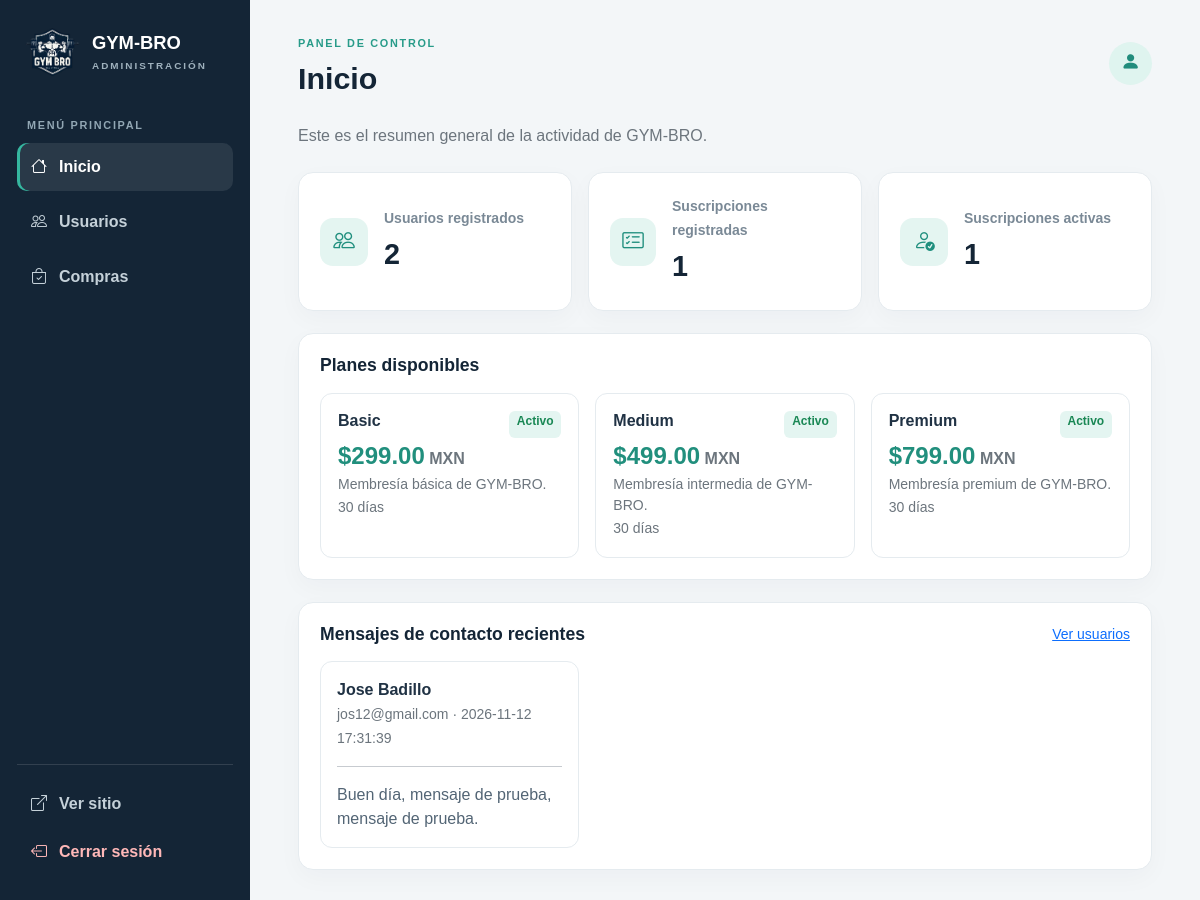
Page /admin/admin.php (signed in) on the committed database.
### tables this page shows
CREATE TABLE `planes` (
  `id` int(10) UNSIGNED NOT NULL,
  `name_plan` varchar(32) NOT NULL,
  `nombre_plan` varchar(100) NOT NULL,
  `descripcion` text DEFAULT NULL,
  `precio` decimal(10,2) NOT NULL DEFAULT 0.00,
  `duracion_dias` int(10) UNSIGNED NOT NULL DEFAULT 30,
  `activo` tinyint(1) NOT NULL DEFAULT 1
);

CREATE TABLE `contacto` (
  `id` int(10) UNSIGNED NOT NULL,
  `usuario_id` int(10) UNSIGNED NOT NULL,
  `mensaje` varchar(1000) NOT NULL,
  `fecha_envio` datetime NOT NULL DEFAULT current_timestamp()
);

CREATE TABLE `usuarios` (
  `id` int(10) UNSIGNED NOT NULL,
  `name` varchar(50) NOT NULL,
  `Lname` varchar(50) NOT NULL,
  `email` varchar(254) NOT NULL,
  `password` varchar(255) NOT NULL,
  `rol` tinyint(1) NOT NULL DEFAULT 0,
  `singdate` timestamp NOT NULL DEFAULT current_timestamp(),
  `activo` tinyint(1) NOT NULL DEFAULT 1
);

### admin/admin.php (the view)
<?php
require_once __DIR__.'/_auth.php'; require_once __DIR__.'/_header.php';
function countTable($conn,$table){$allowed=['usuarios','suscripciones','contacto','planes'];if(!in_array($table,$allowed,true))return 0;return (int)$conn->query("SELECT COUNT(*) total FROM `$table`")->fetch_assoc()['total'];}
$activos=(int)$conn->query("SELECT COUNT(*) total FROM suscripciones WHERE estado=1 AND fecha_fin>=NOW()")->fetch_assoc()['total'];
$planes=$conn->query("SELECT nombre_plan,descripcion,precio,duracion_dias,activo FROM planes ORDER BY activo DESC,id");
$mensajes=$conn->query("SELECT c.mensaje,c.fecha_envio,u.name,u.Lname,u.email FROM contacto c JOIN usuarios u ON u.id=c.usuario_id ORDER BY c.fecha_envio DESC LIMIT 6");
adminHeader('Inicio','inicio');
?>
<p class="text-secondary mb-4">Este es el resumen general de la actividad de GYM-BRO.</p>
<div class="row g-3">
<?php foreach([['Usuarios registrados',countTable($conn,'usuarios'),'bi-people'],['Suscripciones registradas',countTable($conn,'suscripciones'),'bi-card-checklist'],['Suscripciones activas',$activos,'bi-person-check']] as $s): ?>
<div class="col-md-4"><div class="stat-card"><div class="stat-icon"><i class="bi <?= $s[2] ?>"></i></div><div><small><?= $s[0] ?></small><strong><?= $s[1] ?></strong></div></div></div>
<?php endforeach; ?></div>
<section class="content-card"><h2 class="section-title">Planes disponibles</h2><div class="row g-3">
<?php while($p=$planes->fetch_assoc()): ?><div class="col-sm-6 col-xl-4"><article class="plan-card"><div class="d-flex justify-content-between gap-2"><h3><?= htmlspecialchars($p['nombre_plan']) ?></h3><span class="badge <?= $p['activo']?'badge-soft text-success':'text-bg-secondary' ?>"><?= $p['activo']?'Activo':'Inactivo' ?></span></div><div class="plan-price">$<?= number_format((float)$p['precio'],2) ?><small class="fs-6 text-secondary"> MXN</small></div><p class="text-secondary small mb-0"><?= htmlspecialchars($p['descripcion']??'') ?></p><small class="text-secondary"><?= (int)$p['duracion_dias'] ?> días</small></article></div><?php endwhile; ?>
</div></section>
<section class="content-card"><div class="d-flex justify-content-between align-items-center mb-3"><h2 class="section-title mb-0">Mensajes de contacto recientes</h2><a href="usuarios.php" class="small">Ver usuarios</a></div><div class="row g-3">
<?php if($mensajes->num_rows): while($m=$mensajes->fetch_assoc()): ?><div class="col-md-6 col-xl-4"><article class="message-card"><div class="fw-bold"><?= htmlspecialchars($m['name'].' '.$m['Lname']) ?></div><small class="text-secondary"><?= htmlspecialchars($m['email']) ?> · <?= htmlspecialchars($m['fecha_envio']) ?></small><hr><p class="mb-0"><?= nl2br(htmlspecialchars($m['mensaje'])) ?></p></article></div><?php endwhile; else: ?><div class="empty-state">Todavía no hay mensajes de contacto.</div><?php endif; ?>
</div></section>
<?php adminFooter(); ?>

### admin/_header.php (shortened to what this page needs)
<?php
function adminHeader(string $title, string $active = 'inicio'): void {
$links = ['inicio'=>['admin.php','Inicio','bi-house'], 'usuarios'=>['usuarios.php','Usuarios','bi-people'], 'compras'=>['compras.php','Compras','bi-bag-check']];
?>
<!doctype html><html lang="es"><head><meta charset="utf-8"><meta name="viewport" content="width=device-width, initial-scale=1">
<link href="https://cdn.jsdelivr.net/npm/bootstrap@5.3.3/dist/css/bootstrap.min.css" rel="stylesheet">
<link href="https://cdn.jsdelivr.net/npm/bootstrap-icons@1.11.3/font/bootstrap-icons.min.css" rel="stylesheet">
<link rel="stylesheet" href="style.css"></head><body>
<div class="admin-shell"><aside class="sidebar">
<a class="brand" href="admin.php"><img src="../Imagenes/LogoGymBro.png" alt="GYM-BRO"><span>GYM-BRO<small>ADMINISTRACIÓN</small></span></a>
<div class="nav-caption">MENÚ PRINCIPAL</div><nav class="side-nav">
<?php foreach($links as $key=>$item): ?><a class="<?= $active===$key?'active':'' ?>" href="<?= $item[0] ?>"><i class="bi <?= $item[2] ?>"></i><?= $item[1] ?></a><?php endforeach; ?>
</nav><div class="sidebar-bottom"><a href="../index.php" target="_blank"><i class="bi bi-box-arrow-up-right"></i> Ver sitio</a><a href="../loged/logout.php" class="logout"><i class="bi bi-box-arrow-left"></i> Cerrar sesión</a></div>
</aside><main class="admin-content"><header class="page-head"><div><span class="eyebrow">PANEL DE CONTROL</span><h1><?= htmlspecialchars($title) ?></h1></div><div class="admin-avatar"><i class="bi bi-person-fill"></i></div></header>
<?php } function adminFooter(): void { ?></main></div><script src="https://cdn.jsdelivr.net/npm/bootstrap@5.3.3/dist/js/bootstrap.bundle.min.js"></script></body></html><?php } ?>

### admin/style.css (style rules this page uses)
:root { --navy:#142536;--navy2:#1d3549;--accent:#35b7a0;--bg:#f3f6f8;--ink:#203244;--muted:#7a8996;--line:#e5ebef }
* { box-sizing:border-box }
body { margin:0;background:var(--bg);font-family:Arial,sans-serif;color:var(--ink) }
.admin-shell { min-height:100vh }
.sidebar { position:fixed;inset:0 auto 0 0;width:250px;background:var(--navy);color:#fff;padding:24px 17px;display:flex;flex-direction:column;z-index:10 }
.brand { display:flex;align-items:center;gap:12px;color:#fff;text-decoration:none;font-weight:800;font-size:1.15rem;padding:0 8px 28px }
.brand img { width:55px;height:55px;object-fit:contain }
.brand small { display:block;font-size:.62rem;letter-spacing:2px;color:#9fb1bd;margin-top:3px }
.nav-caption,.eyebrow { font-size:.68rem;letter-spacing:1.7px;color:#92a7b4;font-weight:700 }
.nav-caption { padding:10px }
.side-nav { display:grid;gap:7px }
.side-nav a,.sidebar-bottom a { color:#c5d1d9;text-decoration:none;padding:12px 14px;border-radius:10px;display:flex;align-items:center;gap:12px;font-weight:600 }
.side-nav a:hover,.side-nav a.active { background:#ffffff17;color:#fff }
.side-nav a.active { box-shadow:inset 3px 0 var(--accent) }
.sidebar-bottom { margin-top:auto;border-top:1px solid #ffffff20;padding-top:15px }
.sidebar-bottom .logout { color:#ffb8b8 }
.admin-content { margin-left:250px;padding:30px clamp(20px,4vw,55px);max-width:1700px }
.page-head { display:flex;justify-content:space-between;align-items:center;margin-bottom:28px }
.page-head h1 { font-size:1.9rem;font-weight:800;margin:6px 0 0;color:var(--navy) }
.eyebrow { color:#279b89 }
.admin-avatar { width:43px;height:43px;border-radius:50%;background:#dff4ef;color:#218c7c;display:grid;place-items:center;font-size:1.2rem }
.stat-card,.content-card { background:#fff;border:1px solid var(--line);border-radius:15px;padding:21px;box-shadow:0 8px 25px #14253608 }
.stat-card { height:100%;display:flex;align-items:center;gap:16px }
.stat-icon { width:48px;height:48px;border-radius:13px;background:#e4f5f1;color:#208f7e;display:grid;place-items:center;font-size:1.35rem }
.stat-card small { color:var(--muted);font-weight:600 }
.stat-card strong { display:block;font-size:1.8rem;color:var(--navy);margin-top:3px }
.content-card { margin-top:22px }
.section-title { font-size:1.1rem;font-weight:800;color:var(--navy);margin:0 0 17px }
.plan-card { border:1px solid var(--line);border-radius:12px;padding:17px;height:100% }
.plan-card h3 { font-size:1rem;font-weight:800 }
.plan-price { font-size:1.5rem;font-weight:800;color:#218f7d }
.message-card { border:1px solid var(--line);border-radius:12px;padding:16px;height:100%;background:#fff }
.message-card p { color:#536575;white-space:pre-wrap;overflow-wrap:anywhere }
.badge-soft { background:#e4f5f1;color:#218b79 }

### rows in the picture
planes: nombre_plan "Basic", activo "Activo", precio "299.00", descripcion "Membresía básica de GYM-BRO.", duracion_dias "30"
planes: nombre_plan "Medium", activo "Activo", precio "499.00", descripcion "Membresía intermedia de GYM-BRO.", duracion_dias "30"
planes: nombre_plan "Premium", activo "Activo", precio "799.00", descripcion "Membresía premium de GYM-BRO.", duracion_dias "30"
contacto: usuario.Lname "Jose Badillo", usuario.email "jos12@gmail.com", fecha_envio "2026-11-12 17:31:39", mensaje "Buen día, mensaje de prueba, mensaje de prueba."

### other values in the picture
$item[1] "Inicio"
$item[1] "Usuarios"
$item[1] "Compras"
$title "Inicio"
$s[0] "Usuarios registrados"
$s[1] "2"
$s[0] "Suscripciones registradas"
$s[1] "1"
$s[0] "Suscripciones activas"
